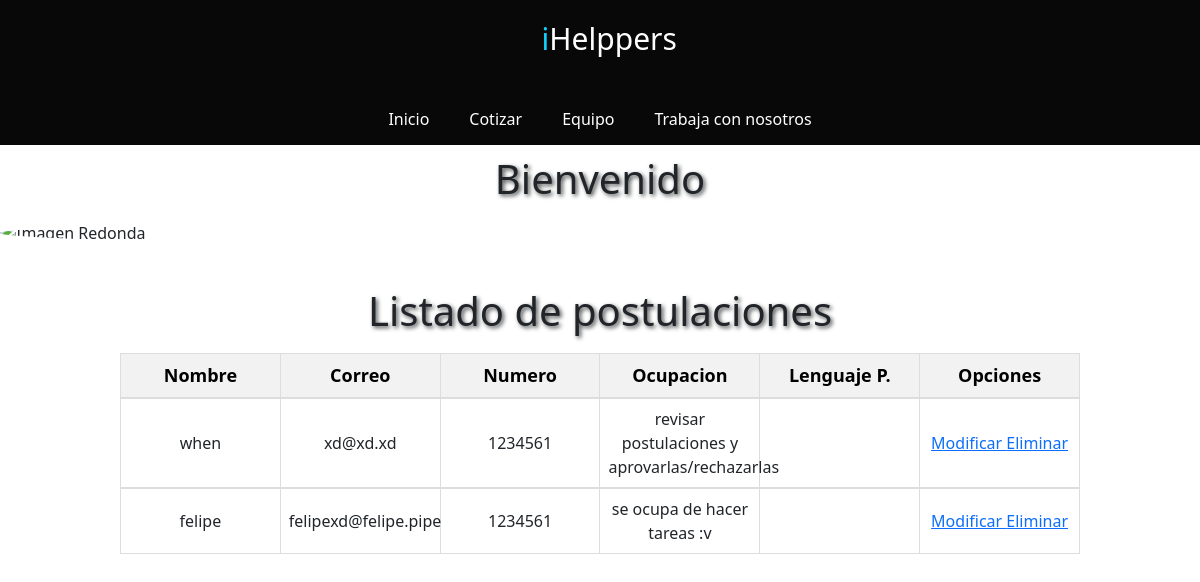
Page /crud/ on the earlier database version.
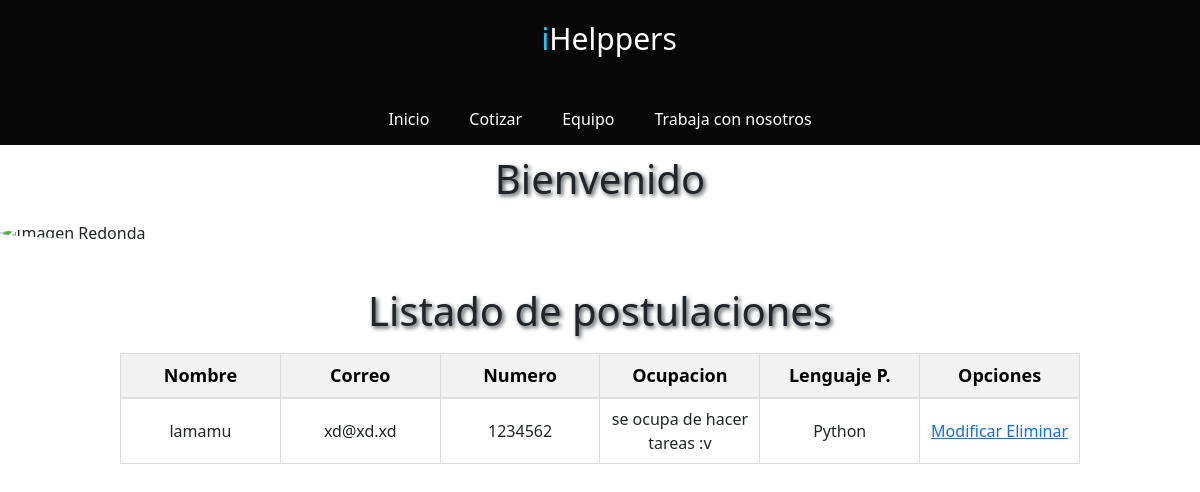
Same page on the later database version.
### mi_app/models.py (models this page shows)
class postulacion(models.Model):
    nombre_post = models.TextField(max_length=50)
    correo_post = models.TextField(max_length=50)
    numero_post = models.IntegerField()
    ocupacion_post = models.TextField(max_length=200)
    id_lenguaje = models.ForeignKey('lenguaje', on_delete=models.CASCADE, db_column='id_lenguaje')

class lenguaje(models.Model):
    idlenguaje = models.AutoField(db_column='id_lenguaje', primary_key=True)
    lenguaje = models.TextField(max_length=50, null=False)

### mi_app/views.py (the view)
# urls.py: path('crud/',views.crud,name='crud'),
def crud(request):
    postulaciones=postulacion.objects.all()
    lenguajes=lenguaje.objects.all()
    context={"postulaciones":postulaciones, "lenguajes":lenguajes}
    return render(request, 'mi_app/crud.html',context)

### mi_app/templates/mi_app/crud.html (shortened to what this page needs)
<!DOCTYPE html>
<html>
<head>
    <link href="https://cdn.jsdelivr.net/npm/bootstrap@5.3.3/dist/css/bootstrap.min.css" rel="stylesheet">
    {% load static %}
    <link rel="stylesheet" href="{% static 'Css/sesion.css' %}">
</head>
<header>
    <div class="header d-flex justify-content-between align-items-center p-3">
        <p style="margin-left: 45%; font-size: 30px;"><span class="azul">i</span>Helppers</p>
    </div>
</header>
<body>
    <nav>
        <a href="{% url 'home' %}">Inicio</a>
        <a href="{% url 'cotizar' %}">Cotizar</a>
        <a href="{% url 'equipo' %}">Equipo</a>
        <a href="{% url 'trabaja_con_nosotros' %}">Trabaja con nosotros</a>
      </nav>
    <h1>Bienvenido</h1>
    <img src="https://c0.klipartz.com/pngpicture/782/114/gratis-png-icono-de-perfil-icono-de-usuario-en-un-circulo-thumbnail.png" alt="Imagen Redonda">
    <div class="d-grid gap-2 col-6 mx-auto">
        <br>
        <h1>Listado de postulaciones</h1>
    </div>
        <table>
            <tr>
                <th>Nombre</th>
                <th>Correo</th>
                <th>Numero</th>
                <th>Ocupacion</th>
                <th>Lenguaje P.</th>
                <th>Opciones</th>
            </tr>
        </table>
        {% for postulacion in postulaciones %}
        <table>
            <tr>
                <td>{{postulacion.nombre_post}}
                <td> {{postulacion.correo_post}}
                <td> {{postulacion.numero_post}}
                <td> {{postulacion.ocupacion_post}}
                <td> {{postulacion.id_lenguaje.lenguaje}}
                <td> <a href="{% url 'findPostulante' pk=postulacion.id%}">Modificar  </a><a href="{% url 'delPostulante' pk=postulacion.id%}">    Eliminar</a>
            </tr>
        </table>
        {% endfor%}
</body>
</html>

### mi_app/static/Css/sesion.css (style rules this page uses)
body { background-image: url('https://www.ucatalunya.edu.co/img/blog/los-mejores-lenguajes-de-programacion-en-el-desarrollo-web-y-su-importancia-en-la-era-digital.jpg'); background-repeat: no-repeat; background-size: cover; }
img { display: block; margin: 0 auto; border-radius: 50%; }
h1 { text-align: center; padding: 10px; text-shadow: 2px 2px 4px #484b4c; }
.header { padding: 5px; background: #080808; color: white; }
html { height: 100%; margin: 0; }
.azul { color: rgb(18, 208, 255); }
nav { display: flex; justify-content: center; background-color: #080808; }
nav a { color: white; text-decoration: none; padding: 14px 20px; }
table { width: 80%; margin: 0 auto; table-layout: fixed; border-collapse: collapse; background-color: #ffffffad; }
th, td { text-align: center; border: 1px solid #ddd; padding: 8px; font-size: 16px; width: 50%; }
th { background-color: #f2f2f2; color: black; font-size: 18px; }

Differences in the rows shown:
removed postulacion: nombre_post "when", correo_post "xd@xd.xd", numero_post "1234561", ocupacion_post "revisar postulaciones y aprovarlas/rechazarlas"
removed postulacion: nombre_post "felipe", correo_post "felipexd@felipe.pipe", numero_post "1234561", ocupacion_post "se ocupa de hacer tareas :v"
added postulacion: nombre_post "lamamu", correo_post "xd@xd.xd", numero_post "1234562", ocupacion_post "se ocupa de hacer tareas :v", id_lenguaje.lenguaje "Python"
